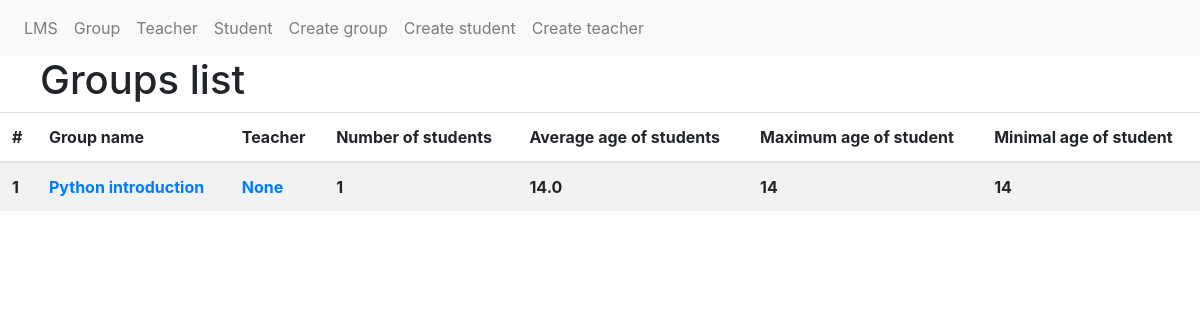
/, run on an earlier commit of the app's database.
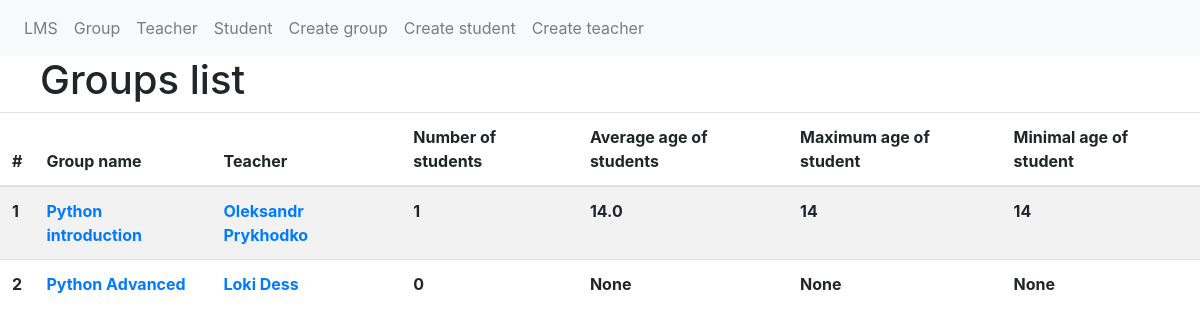
And on a later commit of the database.
### core/models.py (models this page shows)
class Group(models.Model):
    name = models.CharField(max_length=255)
    created = models.DateTimeField(auto_now=True)
    updated = models.DateTimeField(auto_now_add=True)
    description = models.TextField()
    teacher = models.ManyToManyField('core.Teacher')
    def __str__(self):
        return self.name

### core/views.py (the view)
# urls.py: path('',IndexView.as_view(template_name='group_detail.html')),
class IndexView(ListView):
    template_name = "group_detail.html"
    def get_queryset(self):
        return Group.objects.get_queryset(
        ).annotate(
            teacher_name=F('teacher__fullname'),
            student_count=Count('student'),
            student_avg_age=Avg('student__age'),
            student_max_age=Max('student__age'),
            student_min_age=Min('student__age'),
        )

### core/templates/group_detail.html
{% extends 'index.html' %} {% block body %}
<div class="row" style="margin-left: 2.5em">
  <h1>Groups list</h1>
</div>
<div class="container-space">
  <table class="table table-striped">
    <thead>
      <tr>
        <th scope="col">#</th>
        <th scope="col">Group name</th>
        <th scope="col">Teacher</th>
        <th scope="col">Number of students</th>
        <th scope="col">Average age of students</th>
        <th scope="col">Maximum age of student</th>
        <th scope="col">Minimal age of student</th>
      </tr>
    </thead>
    <tbody>
      {% for group in object_list.all %}
      <tr>
        <th scope="row">{{ forloop.counter }}</th>
        <th><a href="/group/{{group.id}}">{{group}}</a></th>
        <th>
          <a href="/teacher/{{group.teacher_id}}">{{ group.teacher_name }}</a>
        </th>
        <th scope="row">{{ group.student_count}}</th>
        <th scope="row">{{ group.student_avg_age}}</th>
        <th scope="row">{{ group.student_max_age}}</th>
        <th scope="row">{{ group.student_min_age}}</th>
        {% endfor %}
      </tr>
    </tbody>
  </table>
</div>
{% endblock %}

What changed in the data, as far as the page shows it:
changed Group "Python introduction": teacher_name "None" → "Oleksandr Prykhodko"
added Group: name "Python Advanced", teacher_name "Loki Dess", student_count "0", student_avg_age "None", student_max_age "None", student_min_age "None"
